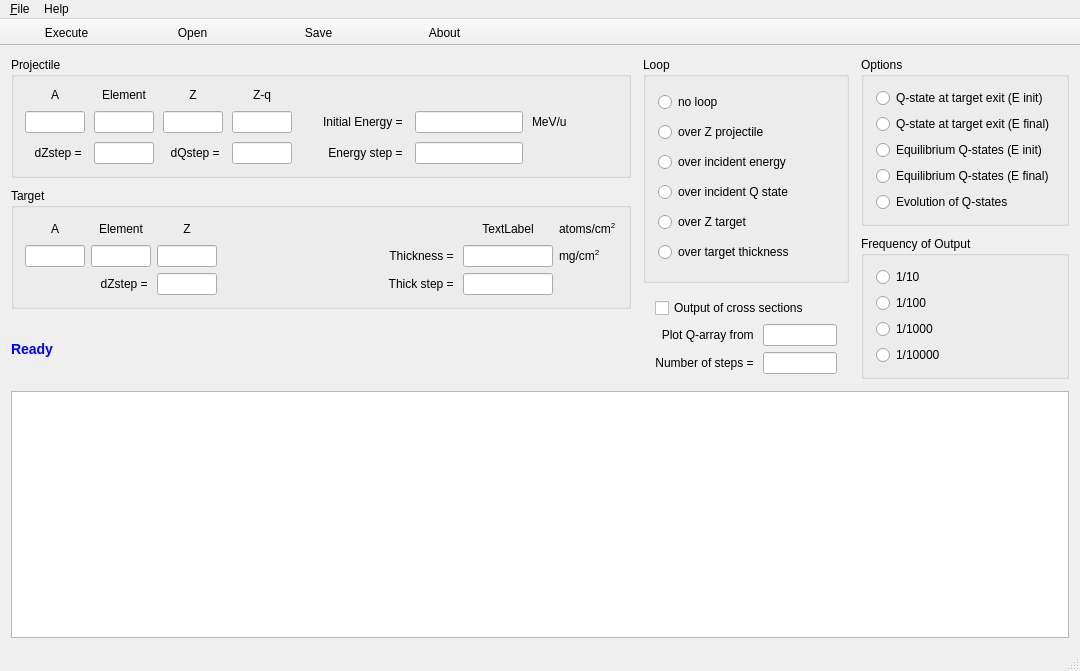
<?xml version="1.0" encoding="UTF-8"?>
<ui version="4.0">
 <class>MainWindow</class>
 <widget class="QMainWindow" name="MainWindow">
  <property name="geometry">
   <rect>
    <x>0</x>
    <y>0</y>
    <width>1080</width>
    <height>671</height>
   </rect>
  </property>
  <property name="windowTitle">
   <string>Global</string>
  </property>
  <property name="windowIcon">
   <iconset resource="icons/g_resources.qrc">
    <normaloff>:/global.ico</normaloff>:/global.ico</iconset>
  </property>
  <property name="tabShape">
   <enum>QTabWidget::Rounded</enum>
  </property>
  <widget class="QWidget" name="centralWidget">
   <layout class="QVBoxLayout" name="verticalLayout_7" stretch="1,4">
    <property name="spacing">
     <number>12</number>
    </property>
    <item>
     <layout class="QHBoxLayout" name="horizontalLayout" stretch="3,1,1">
      <property name="spacing">
       <number>12</number>
      </property>
      <item>
       <layout class="QVBoxLayout" name="verticalLayout_6" stretch="2,2,1">
        <property name="spacing">
         <number>10</number>
        </property>
        <item>
         <widget class="QGroupBox" name="groupBox">
          <property name="title">
           <string>Projectile</string>
          </property>
          <layout class="QGridLayout" name="gridLayout_2">
           <property name="spacing">
            <number>9</number>
           </property>
           <item row="2" column="3">
            <widget class="QLineEdit" name="dQstep">
             <property name="maximumSize">
              <size>
               <width>60</width>
               <height>16777215</height>
              </size>
             </property>
             <property name="alignment">
              <set>Qt::AlignCenter</set>
             </property>
            </widget>
           </item>
           <item row="2" column="5">
            <widget class="QLabel" name="label_Estep">
             <property name="text">
              <string>Energy step = </string>
             </property>
             <property name="alignment">
              <set>Qt::AlignRight|Qt::AlignTrailing|Qt::AlignVCenter</set>
             </property>
            </widget>
           </item>
           <item row="1" column="2">
            <widget class="QLineEdit" name="proj_Z">
             <property name="maximumSize">
              <size>
               <width>60</width>
               <height>16777215</height>
              </size>
             </property>
             <property name="alignment">
              <set>Qt::AlignCenter</set>
             </property>
            </widget>
           </item>
           <item row="0" column="1">
            <widget class="QLabel" name="label_3">
             <property name="text">
              <string>Element</string>
             </property>
             <property name="alignment">
              <set>Qt::AlignCenter</set>
             </property>
            </widget>
           </item>
           <item row="0" column="0">
            <widget class="QLabel" name="label_2">
             <property name="text">
              <string>A</string>
             </property>
             <property name="alignment">
              <set>Qt::AlignCenter</set>
             </property>
            </widget>
           </item>
           <item row="2" column="6">
            <widget class="QLineEdit" name="energy_step">
             <property name="sizePolicy">
              <sizepolicy hsizetype="Preferred" vsizetype="Fixed">
               <horstretch>0</horstretch>
               <verstretch>0</verstretch>
              </sizepolicy>
             </property>
             <property name="alignment">
              <set>Qt::AlignCenter</set>
             </property>
            </widget>
           </item>
           <item row="2" column="2">
            <widget class="QLabel" name="label_dQ">
             <property name="text">
              <string>dQstep = </string>
             </property>
             <property name="alignment">
              <set>Qt::AlignRight|Qt::AlignTrailing|Qt::AlignVCenter</set>
             </property>
            </widget>
           </item>
           <item row="0" column="2">
            <widget class="QLabel" name="label_4">
             <property name="text">
              <string>Z</string>
             </property>
             <property name="alignment">
              <set>Qt::AlignCenter</set>
             </property>
            </widget>
           </item>
           <item row="1" column="7">
            <widget class="QLabel" name="label_7">
             <property name="text">
              <string>MeV/u</string>
             </property>
            </widget>
           </item>
           <item row="1" column="3">
            <widget class="QLineEdit" name="proj_ZQ">
             <property name="maximumSize">
              <size>
               <width>60</width>
               <height>16777215</height>
              </size>
             </property>
             <property name="alignment">
              <set>Qt::AlignCenter</set>
             </property>
            </widget>
           </item>
           <item row="1" column="0">
            <widget class="QLineEdit" name="proj_A">
             <property name="maximumSize">
              <size>
               <width>60</width>
               <height>16777215</height>
              </size>
             </property>
             <property name="alignment">
              <set>Qt::AlignCenter</set>
             </property>
            </widget>
           </item>
           <item row="2" column="0">
            <widget class="QLabel" name="label_dZ">
             <property name="text">
              <string>dZstep = </string>
             </property>
             <property name="alignment">
              <set>Qt::AlignRight|Qt::AlignTrailing|Qt::AlignVCenter</set>
             </property>
            </widget>
           </item>
           <item row="1" column="1">
            <widget class="QLineEdit" name="proj_element">
             <property name="maximumSize">
              <size>
               <width>60</width>
               <height>16777215</height>
              </size>
             </property>
             <property name="alignment">
              <set>Qt::AlignCenter</set>
             </property>
            </widget>
           </item>
           <item row="0" column="3">
            <widget class="QLabel" name="label_5">
             <property name="text">
              <string>Z-q</string>
             </property>
             <property name="alignment">
              <set>Qt::AlignCenter</set>
             </property>
            </widget>
           </item>
           <item row="2" column="1">
            <widget class="QLineEdit" name="dZ_proj">
             <property name="maximumSize">
              <size>
               <width>60</width>
               <height>16777215</height>
              </size>
             </property>
             <property name="alignment">
              <set>Qt::AlignCenter</set>
             </property>
            </widget>
           </item>
           <item row="1" column="6">
            <widget class="QLineEdit" name="initEnergy">
             <property name="sizePolicy">
              <sizepolicy hsizetype="Preferred" vsizetype="Fixed">
               <horstretch>0</horstretch>
               <verstretch>0</verstretch>
              </sizepolicy>
             </property>
             <property name="alignment">
              <set>Qt::AlignCenter</set>
             </property>
            </widget>
           </item>
           <item row="1" column="5">
            <widget class="QLabel" name="label_energy">
             <property name="sizePolicy">
              <sizepolicy hsizetype="Preferred" vsizetype="Preferred">
               <horstretch>0</horstretch>
               <verstretch>0</verstretch>
              </sizepolicy>
             </property>
             <property name="minimumSize">
              <size>
               <width>85</width>
               <height>0</height>
              </size>
             </property>
             <property name="text">
              <string>Initial Energy = </string>
             </property>
             <property name="alignment">
              <set>Qt::AlignRight|Qt::AlignTrailing|Qt::AlignVCenter</set>
             </property>
            </widget>
           </item>
           <item row="1" column="4">
            <spacer name="horizontalSpacer_2">
             <property name="orientation">
              <enum>Qt::Horizontal</enum>
             </property>
             <property name="sizeType">
              <enum>QSizePolicy::Fixed</enum>
             </property>
             <property name="sizeHint" stdset="0">
              <size>
               <width>20</width>
               <height>20</height>
              </size>
             </property>
            </spacer>
           </item>
          </layout>
         </widget>
        </item>
        <item>
         <widget class="QGroupBox" name="groupBox_2">
          <property name="title">
           <string>Target</string>
          </property>
          <layout class="QGridLayout" name="gridLayout_3">
           <item row="0" column="2">
            <widget class="QLabel" name="label_11">
             <property name="text">
              <string>Z</string>
             </property>
             <property name="alignment">
              <set>Qt::AlignCenter</set>
             </property>
            </widget>
           </item>
           <item row="2" column="1">
            <widget class="QLabel" name="label_dZtarget">
             <property name="text">
              <string>dZstep = </string>
             </property>
             <property name="alignment">
              <set>Qt::AlignRight|Qt::AlignTrailing|Qt::AlignVCenter</set>
             </property>
            </widget>
           </item>
           <item row="1" column="5">
            <widget class="QLineEdit" name="thickness">
             <property name="sizePolicy">
              <sizepolicy hsizetype="Preferred" vsizetype="Fixed">
               <horstretch>0</horstretch>
               <verstretch>0</verstretch>
              </sizepolicy>
             </property>
             <property name="maximumSize">
              <size>
               <width>90</width>
               <height>16777215</height>
              </size>
             </property>
             <property name="alignment">
              <set>Qt::AlignCenter</set>
             </property>
            </widget>
           </item>
           <item row="1" column="1">
            <widget class="QLineEdit" name="targ_element">
             <property name="sizePolicy">
              <sizepolicy hsizetype="Preferred" vsizetype="Fixed">
               <horstretch>0</horstretch>
               <verstretch>0</verstretch>
              </sizepolicy>
             </property>
             <property name="maximumSize">
              <size>
               <width>60</width>
               <height>16777215</height>
              </size>
             </property>
             <property name="alignment">
              <set>Qt::AlignCenter</set>
             </property>
            </widget>
           </item>
           <item row="0" column="0">
            <widget class="QLabel" name="label_9">
             <property name="text">
              <string>A</string>
             </property>
             <property name="alignment">
              <set>Qt::AlignCenter</set>
             </property>
            </widget>
           </item>
           <item row="2" column="4">
            <widget class="QLabel" name="label_thickStep">
             <property name="text">
              <string>Thick step = </string>
             </property>
             <property name="alignment">
              <set>Qt::AlignRight|Qt::AlignTrailing|Qt::AlignVCenter</set>
             </property>
            </widget>
           </item>
           <item row="1" column="2">
            <widget class="QLineEdit" name="targ_Z">
             <property name="sizePolicy">
              <sizepolicy hsizetype="Preferred" vsizetype="Fixed">
               <horstretch>0</horstretch>
               <verstretch>0</verstretch>
              </sizepolicy>
             </property>
             <property name="maximumSize">
              <size>
               <width>60</width>
               <height>16777215</height>
              </size>
             </property>
             <property name="alignment">
              <set>Qt::AlignCenter</set>
             </property>
            </widget>
           </item>
           <item row="1" column="4">
            <widget class="QLabel" name="label_13">
             <property name="text">
              <string>Thickness = </string>
             </property>
             <property name="alignment">
              <set>Qt::AlignRight|Qt::AlignTrailing|Qt::AlignVCenter</set>
             </property>
            </widget>
           </item>
           <item row="1" column="0">
            <widget class="QLineEdit" name="targ_A">
             <property name="sizePolicy">
              <sizepolicy hsizetype="Preferred" vsizetype="Fixed">
               <horstretch>0</horstretch>
               <verstretch>0</verstretch>
              </sizepolicy>
             </property>
             <property name="maximumSize">
              <size>
               <width>60</width>
               <height>16777215</height>
              </size>
             </property>
             <property name="alignment">
              <set>Qt::AlignCenter</set>
             </property>
            </widget>
           </item>
           <item row="2" column="5">
            <widget class="QLineEdit" name="thick_step">
             <property name="sizePolicy">
              <sizepolicy hsizetype="Preferred" vsizetype="Fixed">
               <horstretch>0</horstretch>
               <verstretch>0</verstretch>
              </sizepolicy>
             </property>
             <property name="maximumSize">
              <size>
               <width>90</width>
               <height>16777215</height>
              </size>
             </property>
             <property name="alignment">
              <set>Qt::AlignCenter</set>
             </property>
            </widget>
           </item>
           <item row="0" column="5">
            <widget class="QLabel" name="atoms">
             <property name="text">
              <string>TextLabel</string>
             </property>
             <property name="alignment">
              <set>Qt::AlignCenter</set>
             </property>
            </widget>
           </item>
           <item row="0" column="1">
            <widget class="QLabel" name="label_8">
             <property name="text">
              <string>Element</string>
             </property>
             <property name="alignment">
              <set>Qt::AlignCenter</set>
             </property>
            </widget>
           </item>
           <item row="0" column="6">
            <widget class="QLabel" name="label_12">
             <property name="text">
              <string>atoms/cm&lt;sup&gt;2&lt;/sup&gt;</string>
             </property>
            </widget>
           </item>
           <item row="1" column="6">
            <widget class="QLabel" name="label_14">
             <property name="text">
              <string>mg/cm&lt;sup&gt;2&lt;/sup&gt;</string>
             </property>
            </widget>
           </item>
           <item row="2" column="2">
            <widget class="QLineEdit" name="dZ_target">
             <property name="sizePolicy">
              <sizepolicy hsizetype="Preferred" vsizetype="Fixed">
               <horstretch>0</horstretch>
               <verstretch>0</verstretch>
              </sizepolicy>
             </property>
             <property name="maximumSize">
              <size>
               <width>60</width>
               <height>16777215</height>
              </size>
             </property>
             <property name="alignment">
              <set>Qt::AlignCenter</set>
             </property>
            </widget>
           </item>
           <item row="1" column="3">
            <spacer name="horizontalSpacer">
             <property name="orientation">
              <enum>Qt::Horizontal</enum>
             </property>
             <property name="sizeHint" stdset="0">
              <size>
               <width>40</width>
               <height>20</height>
              </size>
             </property>
            </spacer>
           </item>
          </layout>
         </widget>
        </item>
        <item>
         <widget class="QLabel" name="label_ready">
          <property name="text">
           <string>&lt;h3 style=&quot;color: #00f;&quot;&gt;Ready&lt;/h3&gt;</string>
          </property>
         </widget>
        </item>
       </layout>
      </item>
      <item>
       <layout class="QVBoxLayout" name="verticalLayout" stretch="1,1">
        <property name="spacing">
         <number>10</number>
        </property>
        <item>
         <widget class="QGroupBox" name="groupBox_3">
          <property name="title">
           <string>Loop</string>
          </property>
          <layout class="QVBoxLayout" name="verticalLayout_2">
           <property name="leftMargin">
            <number>12</number>
           </property>
           <item>
            <widget class="QRadioButton" name="radioButton_1">
             <property name="text">
              <string>no loop</string>
             </property>
            </widget>
           </item>
           <item>
            <widget class="QRadioButton" name="radioButton_2">
             <property name="text">
              <string>over Z projectile</string>
             </property>
            </widget>
           </item>
           <item>
            <widget class="QRadioButton" name="radioButton_3">
             <property name="text">
              <string>over incident energy</string>
             </property>
            </widget>
           </item>
           <item>
            <widget class="QRadioButton" name="radioButton_4">
             <property name="text">
              <string>over incident Q state</string>
             </property>
            </widget>
           </item>
           <item>
            <widget class="QRadioButton" name="radioButton_5">
             <property name="text">
              <string>over Z target</string>
             </property>
            </widget>
           </item>
           <item>
            <widget class="QRadioButton" name="radioButton_6">
             <property name="text">
              <string>over target thickness</string>
             </property>
            </widget>
           </item>
          </layout>
         </widget>
        </item>
        <item>
         <layout class="QGridLayout" name="gridLayout">
          <property name="leftMargin">
           <number>12</number>
          </property>
          <property name="topMargin">
           <number>5</number>
          </property>
          <property name="rightMargin">
           <number>12</number>
          </property>
          <property name="bottomMargin">
           <number>5</number>
          </property>
          <item row="0" column="0" colspan="2">
           <widget class="QCheckBox" name="cb_CSoutput">
            <property name="text">
             <string>Output of cross sections</string>
            </property>
           </widget>
          </item>
          <item row="1" column="0">
           <widget class="QLabel" name="label">
            <property name="text">
             <string>Plot Q-array from </string>
            </property>
            <property name="alignment">
             <set>Qt::AlignRight|Qt::AlignTrailing|Qt::AlignVCenter</set>
            </property>
           </widget>
          </item>
          <item row="1" column="1">
           <widget class="QLineEdit" name="plotQ">
            <property name="sizePolicy">
             <sizepolicy hsizetype="Preferred" vsizetype="Fixed">
              <horstretch>0</horstretch>
              <verstretch>0</verstretch>
             </sizepolicy>
            </property>
            <property name="alignment">
             <set>Qt::AlignCenter</set>
            </property>
           </widget>
          </item>
          <item row="2" column="0">
           <widget class="QLabel" name="label_nSteps">
            <property name="text">
             <string>Number of steps = </string>
            </property>
            <property name="alignment">
             <set>Qt::AlignRight|Qt::AlignTrailing|Qt::AlignVCenter</set>
            </property>
           </widget>
          </item>
          <item row="2" column="1">
           <widget class="QLineEdit" name="num_steps">
            <property name="sizePolicy">
             <sizepolicy hsizetype="Preferred" vsizetype="Fixed">
              <horstretch>0</horstretch>
              <verstretch>0</verstretch>
             </sizepolicy>
            </property>
            <property name="alignment">
             <set>Qt::AlignCenter</set>
            </property>
           </widget>
          </item>
         </layout>
        </item>
       </layout>
      </item>
      <item>
       <layout class="QVBoxLayout" name="verticalLayout_5" stretch="1,1">
        <property name="spacing">
         <number>10</number>
        </property>
        <item>
         <widget class="QGroupBox" name="groupBox_4">
          <property name="title">
           <string>Options</string>
          </property>
          <layout class="QVBoxLayout" name="verticalLayout_3">
           <property name="leftMargin">
            <number>12</number>
           </property>
           <item>
            <widget class="QRadioButton" name="radioButton_7">
             <property name="text">
              <string>Q-state at target exit (E init)</string>
             </property>
            </widget>
           </item>
           <item>
            <widget class="QRadioButton" name="radioButton_8">
             <property name="text">
              <string>Q-state at target exit (E final)</string>
             </property>
            </widget>
           </item>
           <item>
            <widget class="QRadioButton" name="radioButton_9">
             <property name="text">
              <string>Equilibrium Q-states (E init)</string>
             </property>
            </widget>
           </item>
           <item>
            <widget class="QRadioButton" name="radioButton_10">
             <property name="text">
              <string>Equilibrium Q-states (E final)</string>
             </property>
            </widget>
           </item>
           <item>
            <widget class="QRadioButton" name="radioButton_11">
             <property name="text">
              <string>Evolution of Q-states</string>
             </property>
            </widget>
           </item>
          </layout>
         </widget>
        </item>
        <item>
         <widget class="QGroupBox" name="freq_groupBox">
          <property name="title">
           <string>Frequency of Output</string>
          </property>
          <layout class="QVBoxLayout" name="verticalLayout_4">
           <property name="leftMargin">
            <number>12</number>
           </property>
           <item>
            <widget class="QRadioButton" name="radioButton_12">
             <property name="text">
              <string>1/10</string>
             </property>
            </widget>
           </item>
           <item>
            <widget class="QRadioButton" name="radioButton_13">
             <property name="text">
              <string>1/100</string>
             </property>
            </widget>
           </item>
           <item>
            <widget class="QRadioButton" name="radioButton_14">
             <property name="text">
              <string>1/1000</string>
             </property>
            </widget>
           </item>
           <item>
            <widget class="QRadioButton" name="radioButton_15">
             <property name="text">
              <string>1/10000</string>
             </property>
            </widget>
           </item>
          </layout>
         </widget>
        </item>
       </layout>
      </item>
     </layout>
    </item>
    <item>
     <widget class="QTextEdit" name="textEdit">
      <property name="font">
       <font>
        <family>Consolas</family>
        <pointsize>9</pointsize>
        <bold>true</bold>
       </font>
      </property>
      <property name="lineWrapMode">
       <enum>QTextEdit::NoWrap</enum>
      </property>
     </widget>
    </item>
   </layout>
  </widget>
  <widget class="QMenuBar" name="menuBar">
   <property name="geometry">
    <rect>
     <x>0</x>
     <y>0</y>
     <width>1080</width>
     <height>26</height>
    </rect>
   </property>
   <widget class="QMenu" name="menuFile">
    <property name="title">
     <string>&amp;File</string>
    </property>
    <addaction name="actionOpen"/>
    <addaction name="actionSave"/>
    <addaction name="actionSave_As"/>
    <addaction name="separator"/>
    <addaction name="actionPrint"/>
    <addaction name="actionPrint_Preview"/>
    <addaction name="separator"/>
    <addaction name="action_Exit"/>
   </widget>
   <widget class="QMenu" name="menuHelp">
    <property name="title">
     <string>Help</string>
    </property>
    <addaction name="actionAbout"/>
    <addaction name="actionNIM"/>
    <addaction name="actionWeb_Documentation"/>
   </widget>
   <addaction name="menuFile"/>
   <addaction name="menuHelp"/>
  </widget>
  <widget class="QToolBar" name="mainToolBar">
   <property name="styleSheet">
    <string notr="true">QToolButton {
margin: 0 30px;
min-width:60px;} </string>
   </property>
   <property name="movable">
    <bool>false</bool>
   </property>
   <property name="toolButtonStyle">
    <enum>Qt::ToolButtonTextBesideIcon</enum>
   </property>
   <attribute name="toolBarArea">
    <enum>TopToolBarArea</enum>
   </attribute>
   <attribute name="toolBarBreak">
    <bool>false</bool>
   </attribute>
   <addaction name="actionExecute"/>
   <addaction name="actionOpen"/>
   <addaction name="actionSave"/>
   <addaction name="actionAbout"/>
  </widget>
  <widget class="QStatusBar" name="statusBar"/>
  <action name="actionOpen">
   <property name="icon">
    <iconset resource="icons/g_resources.qrc">
     <normaloff>:/open.png</normaloff>:/open.png</iconset>
   </property>
   <property name="text">
    <string>&amp;Open...</string>
   </property>
  </action>
  <action name="action_Exit">
   <property name="text">
    <string>&amp;Exit</string>
   </property>
  </action>
  <action name="actionExecute">
   <property name="icon">
    <iconset resource="icons/g_resources.qrc">
     <normaloff>:/bolt1.png</normaloff>:/bolt1.png</iconset>
   </property>
   <property name="text">
    <string>Execute</string>
   </property>
   <property name="toolTip">
    <string>Execute</string>
   </property>
  </action>
  <action name="actionAbout">
   <property name="icon">
    <iconset resource="icons/g_resources.qrc">
     <normaloff>:/lisepp_small.bmp</normaloff>:/lisepp_small.bmp</iconset>
   </property>
   <property name="text">
    <string>&amp;About</string>
   </property>
  </action>
  <action name="actionWeb_Documentation">
   <property name="text">
    <string>&amp;Web Documentation</string>
   </property>
  </action>
  <action name="actionPrint">
   <property name="icon">
    <iconset resource="icons/g_resources.qrc">
     <normaloff>:/print.gif</normaloff>:/print.gif</iconset>
   </property>
   <property name="text">
    <string>&amp;Print...</string>
   </property>
  </action>
  <action name="actionSave">
   <property name="icon">
    <iconset resource="icons/g_resources.qrc">
     <normaloff>:/save.png</normaloff>:/save.png</iconset>
   </property>
   <property name="text">
    <string>&amp;Save</string>
   </property>
  </action>
  <action name="actionSave_As">
   <property name="text">
    <string>Save &amp;As..</string>
   </property>
  </action>
  <action name="actionPrint_Preview">
   <property name="text">
    <string>&amp;Print Preview</string>
   </property>
  </action>
  <action name="actionNIM">
   <property name="text">
    <string>C.Scheidenberg et al., NIM B 142 (1998) 441-462</string>
   </property>
  </action>
 </widget>
 <layoutdefault spacing="6" margin="11"/>
 <resources>
  <include location="icons/g_resources.qrc"/>
 </resources>
 <connections/>
</ui>
